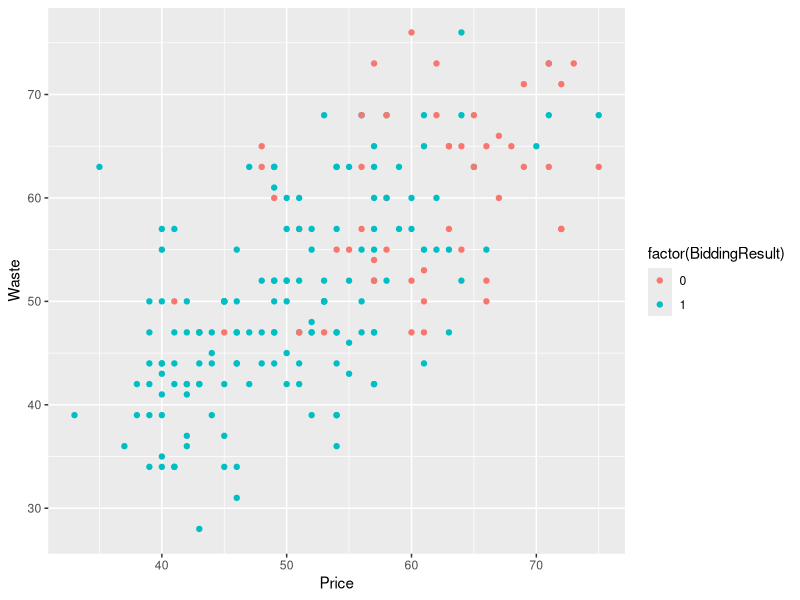
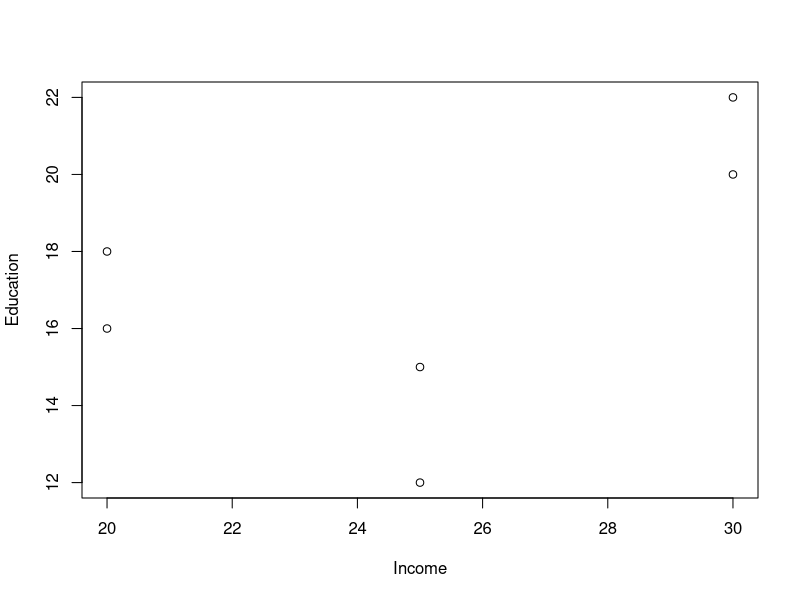
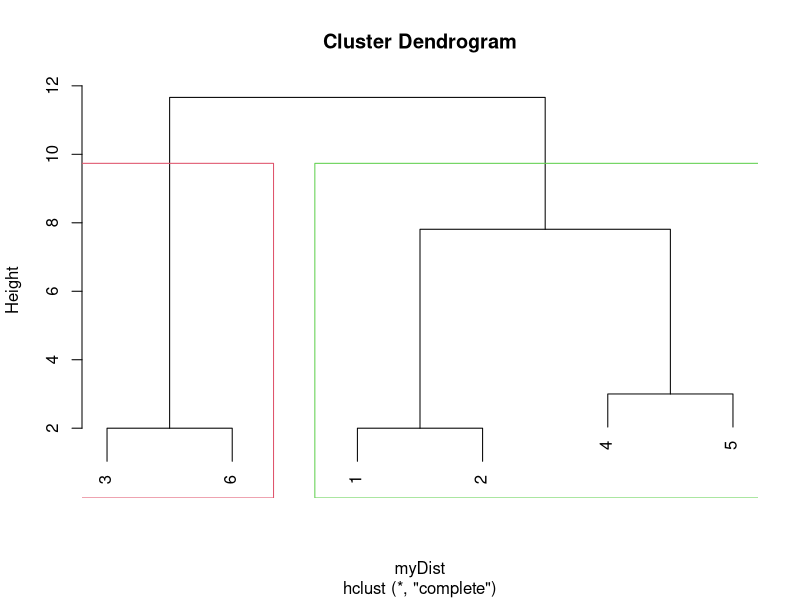
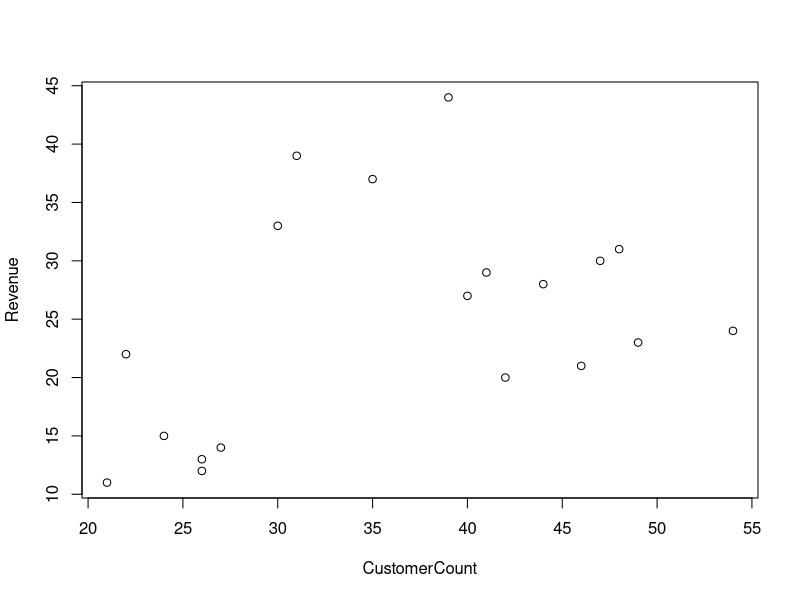
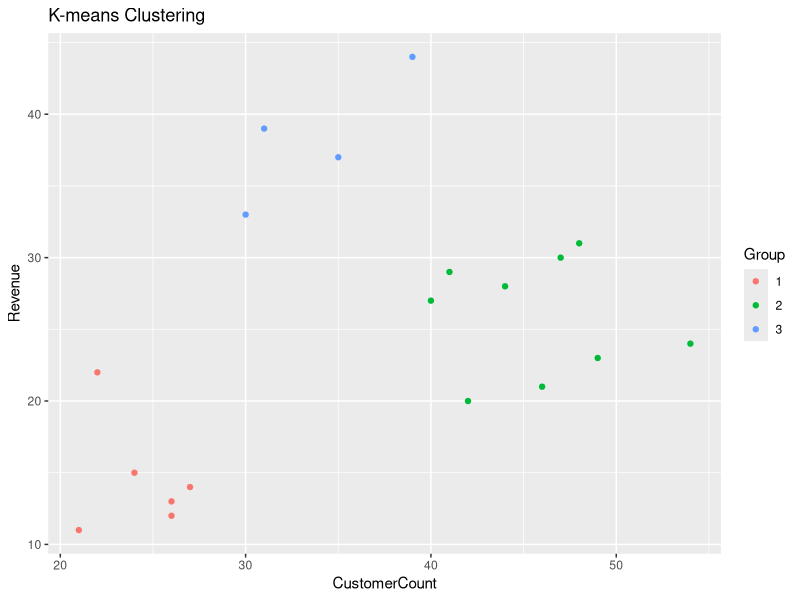

Here is the R script that generated these plots, in order:
#############################################################################
# Lec14 Predictive Analytics
#############################################################################
library(dplyr)
library(ggplot2)
library(caret) # Classification And REgression Training
library(mclust)


#############################################################################
# Classification
#############################################################################

# compute accuracy on training and testing data
computeAccuracy <- function(myModel, dtrain, dtest){
  yTrain <- predict(myModel, type="raw")
  
  # dtrain[,1]: target is in column 1
  accTrain <- confusionMatrix(yTrain, dtrain[,1])$overall[1]  # accuracy
  
  yTest <- predict(myModel, newdata=dtest, type="raw")
  accTest <- confusionMatrix(yTest, dtest[,1])$overall[1]
  
  out <- c(Train=accTrain, Test=accTest)
  return(out)
}


#############################################################################
# Classification: Example 1
#############################################################################
setwd("C:/Users/Admin/Google Drive/Mai/Teaching/Courses/LM7204-BizForecasting/Excel-R")


d <- read.table("bidding.txt", header=TRUE, 
                colClasses = c("factor", "numeric", "numeric", "numeric", 
                               "factor"))

# data exploration
d %>% 
  group_by(BiddingResult) %>% 
  summarise(meanPrice=mean(Price), meanDay=mean(Day), 
            meanWaste=mean(Waste), n=n()) 

p <- ggplot(d, aes(Price, Waste))
p + geom_point(aes(color=factor(BiddingResult)))


# training and testing
n <- nrow(d)
nTrain <- floor(0.8*n)  # 80% training data
set.seed(123)   # set the seed to make your partition reproducible
trainInd <- sample(1:n, size = nTrain)


dtrain <- d[trainInd,]  
dtest <- d[-trainInd,]


# setting up cross validation
set.seed(1234)
cvcontrol <- trainControl(method="cv", number=4)

# knn
set.seed(1234) # freeze result from tuning
mtrain <- train(BiddingResult~., data=dtrain, method="knn",  
                   tuneGrid = expand.grid(k=1:10),
                   metric = "Accuracy",
                   trControl=cvcontrol)
mtrain
computeAccuracy(mtrain, dtrain, dtest)

yTrain <- predict(mtrain, type="raw")
accTrain <- confusionMatrix(yTrain, dtrain[,1])$overall[1] 
accTrain

yTest <- predict(mtrain, newdata=dtest, type="raw")
accTest <- confusionMatrix(yTest, dtest[,1])$overall[1] 
accTest

help("train")
modelLookup("knn")
names(getModelInfo())


#############################################################################
# Classification: Example 2
#############################################################################

d <- read.table("universalBank.txt", header=TRUE, 
                            colClasses = c(
                              "PersonalLoan"="factor",
                              "Age"="numeric", 
                              "Experience"="numeric",
                              "Income"="numeric",
                              "ZIPCode"="character",
                              "Family"="numeric",
                              "CCAvg"="numeric",
                              "Education"="factor",
                              "Mortgage"="numeric",
                              "SecuritiesAccount"="factor",
                              "CDAccount"="factor",
                              "Online"="factor",
                              "CreditCard"="factor"
                            ))
str(d)

n <- nrow(d)
nTrain <- floor(0.6*n)
set.seed(123)   # set the seed to make your partition reproducible
trainInd <- sample(1:n, size = nTrain)

# setting up cross validation
dtrain <- d[trainInd,-5] # suppose we do not use zip code (column 5)
dtest <- d[-trainInd,-5]
set.seed(1234)
cvcontrol <- trainControl(method="cv", number=10)

# n = 5000
# n train = 0.6*5000 = 3000
# 10 fold = holdout = 3000/10 = 300

# knn
set.seed(888)
knn.train <- train(PersonalLoan~., data=dtrain, method="knn",  
                   tuneGrid = expand.grid(k=1:10),
                   metric = "Accuracy",
                   trControl=cvcontrol)
knn.train
computeAccuracy(knn.train, dtrain, dtest)


# glm
glm.train <- train(PersonalLoan~., data=dtrain, method="glm",  
                   trControl=cvcontrol)
summary(glm.train)

glm(PersonalLoan~., data=dtrain, family = "binomial")
computeAccuracy(glm.train, dtrain, dtest)

# classification tree
tree.train <- train(PersonalLoan~., data=dtrain, method="ctree",  
                    trControl=cvcontrol)
tree.train
computeAccuracy(tree.train, dtrain, dtest)

modelLookup("ctree")




#############################################################################
# Clustering
#############################################################################

#############################
# hclust
#############################
de <- read.table("cluster-example.txt", header = TRUE)
plot(de$Income, de$Education, xlab="Income", 
     ylab="Education")
myDist <- dist(as.matrix(de[,2:3]))
myDist
hc <- hclust(myDist)
plot(hc)
rect.hclust(hc, k=2, border=2:3)

cutAvg <- cutree(hc, k=2)
de <- de %>% mutate(cluster=cutAvg)
de %>% 
  group_by(cluster) %>% 
  summarise(meanIncom=mean(Income), 
            meanEdu=mean(Education), n=n()) 



#############################
# k-mean clustering
#############################

d <- read.table("clusteringExample.txt", header=TRUE)
plot(d$CustomerCount, d$Revenue, xlab="CustomerCount", 
     ylab="Revenue")
# column 2: CustomerCount
# column 3: Revenue
d.kmean <- kmeans(d[,2:3],3)  # three clusters
df <- data.frame(d, group=d.kmean$cluster)

df %>%  ggplot(aes(y = Revenue , x = CustomerCount, 
                   color = factor(group))) +
  geom_point() +
  ylab("Revenue") +
  xlab("CustomerCount") +
  scale_color_discrete(name = "Group") +
  ggtitle("K-means Clustering")
